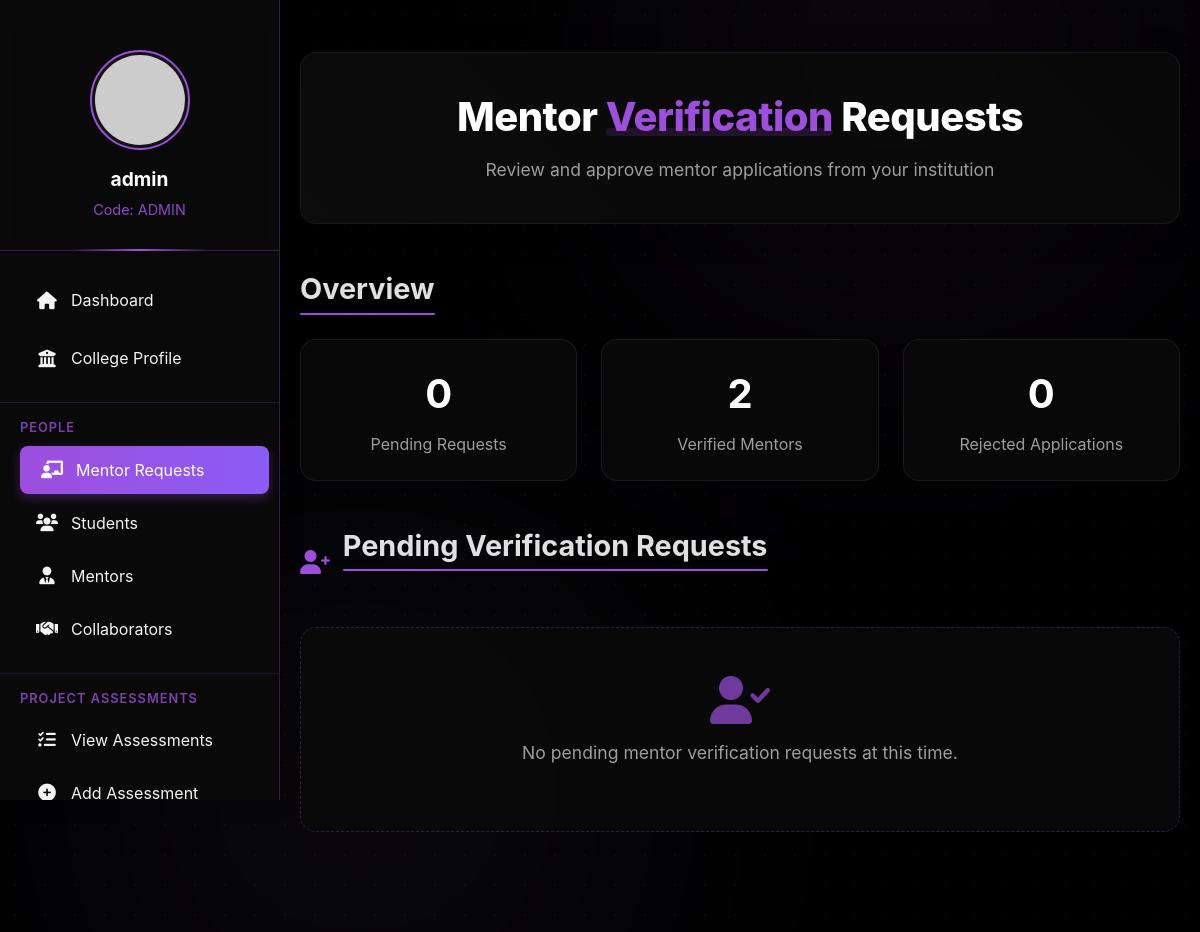
Before: /college/mentor-requests/ (signed in) with the older database file.
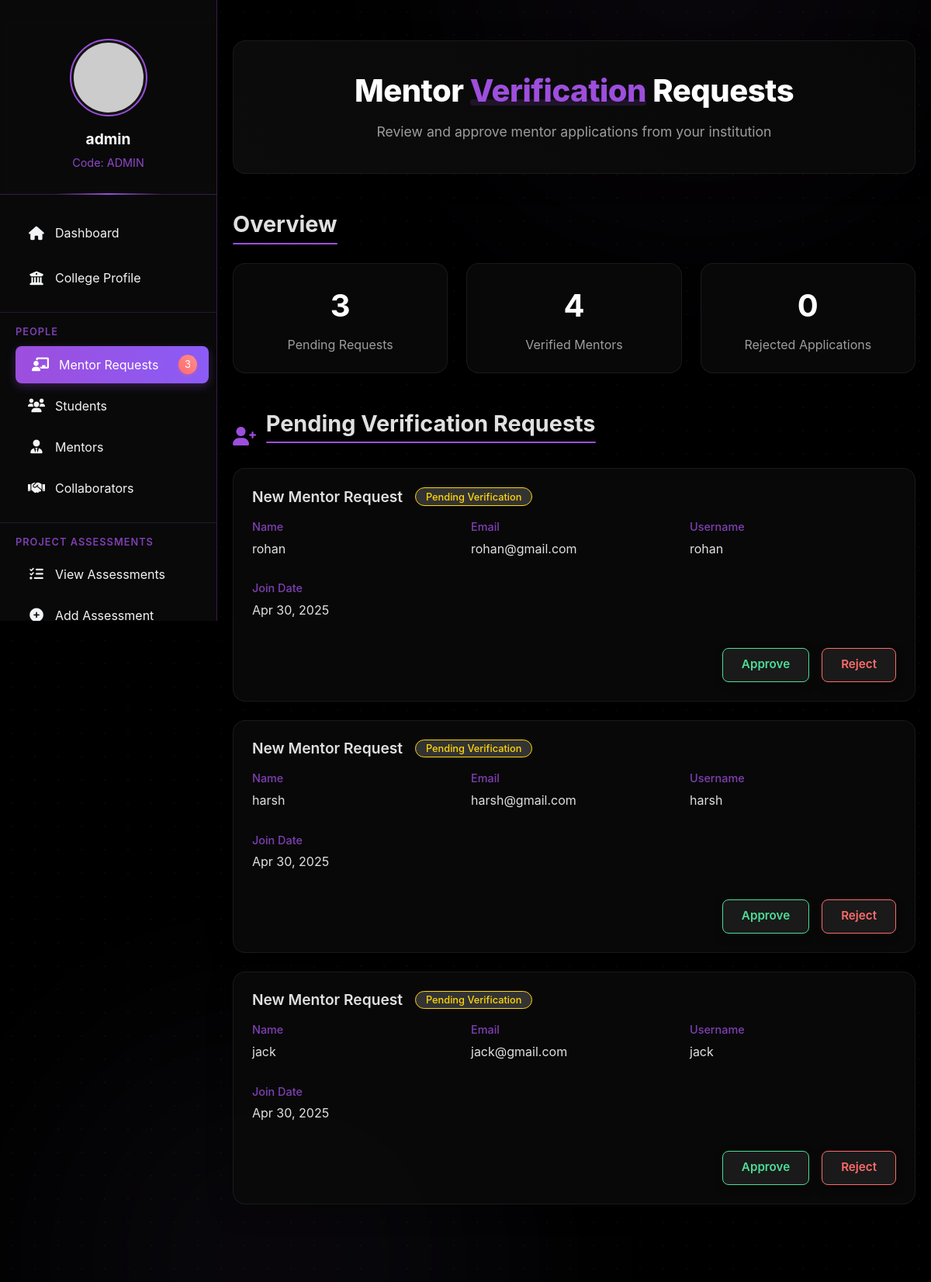
After: the same page with the newer database file.
### mentor/models.py (models this page shows, shortened)
class MentorProfile(models.Model):
    VERIFICATION_STATUS = (
        ('pending', 'Pending'),
        ('approved', 'Approved'),
        ('rejected', 'Rejected')
    )
    user = models.OneToOneField(User, on_delete=models.CASCADE, related_name='mentor_profile')
    full_name = models.CharField(max_length=200, blank=True, null=True)
    college = models.ForeignKey('college.CollegeProfile', on_delete=models.SET_NULL, related_name='mentors', null=True, blank=True)
    profile_picture = models.ImageField(upload_to='mentor_profiles/', null=True, blank=True)
    phone = models.CharField(max_length=15, blank=True, null=True)
    highest_qualification = models.CharField(max_length=200, blank=True, null=True)
    university = models.CharField(max_length=200, blank=True, null=True)
    specialization = models.CharField(max_length=200, blank=True, null=True)
    current_role = models.CharField(max_length=200, blank=True, null=True)
    experience_years = models.IntegerField(default=0)
    teaching_branch = models.CharField(max_length=200, blank=True, null=True)
    expertise_areas = models.TextField(blank=True, null=True)
    bio = models.TextField(blank=True, null=True)
    linkedin = models.URLField(blank=True, null=True)
    website = models.URLField(blank=True, null=True)
    verification_status = models.CharField(max_length=20, choices=VERIFICATION_STATUS, default='pending')
    verification_date = models.DateTimeField(null=True, blank=True)
    created_at = models.DateTimeField(auto_now_add=True)
    updated_at = models.DateTimeField(auto_now=True)

### college/views.py (the view)
# urls.py: path('mentor-requests/', views.mentor_requests, name='mentor_requests'),
@login_required
def mentor_requests(request):
    profile = CollegeProfile.objects.get(user=request.user)
    pending_mentors = MentorProfile.objects.filter(
        college=profile,
        verification_status='pending'
    )
    pending_count = pending_mentors.count()
    verified_mentors = MentorProfile.objects.filter(
        college=profile,
        verification_status='approved'
    ).count()
    rejected_mentors = MentorProfile.objects.filter(
        college=profile,
        verification_status='rejected'
    ).count()
    context = {
        'profile': profile,
        'pending_mentors': pending_mentors,
        'pending_count': pending_count,
        'verified_mentors': verified_mentors,
        'rejected_mentors': rejected_mentors
    }
    return render(request, 'college/mentor_requests.html', context)

### college/templates/college/mentor_requests.html (shortened to what this page needs)
{% extends 'college/base.html' %}
{% block content %}
<div class="dashboard-container">
    <div class="welcome-section">
        <h1>Mentor <span>Verification</span> Requests</h1>
        <p>Review and approve mentor applications from your institution</p>
    </div>
    <div class="stats-section">
        <h2>Overview</h2>
        <div class="stats-grid">
            <div class="stat-card">
                <div class="stat-number">{{ pending_count }}</div>
                <div class="stat-label">Pending Requests</div>
            </div>
            <div class="stat-card">
                <div class="stat-number">{{ verified_mentors }}</div>
                <div class="stat-label">Verified Mentors</div>
            </div>
            <div class="stat-card">
                <div class="stat-number">{{ rejected_mentors }}</div>
                <div class="stat-label">Rejected Applications</div>
            </div>
        </div>
    </div>
    <div class="mentor-requests">
        <div class="section-header">
            <i class="fas fa-user-plus"></i>
            <h2>Pending Verification Requests</h2>
        </div>
        {% if pending_mentors %}
            {% for mentor in pending_mentors %}
            <div class="mentor-card">
                <h3>
                    New Mentor Request
                    <span class="pending-badge">Pending Verification</span>
                </h3>
                <div class="mentor-info">
                    <div class="info-item">
                        <div class="info-label">Name</div>
                        <div class="info-value">{{ mentor.full_name }}</div>
                    </div>
                    <div class="info-item">
                        <div class="info-label">Email</div>
                        <div class="info-value">{{ mentor.user.email }}</div>
                    </div>
                    <div class="info-item">
                        <div class="info-label">Username</div>
                        <div class="info-value">{{ mentor.user.username }}</div>
                    </div>
                    <div class="info-item">
                        <div class="info-label">Join Date</div>
                        <div class="info-value">{{ mentor.user.date_joined|date:"M d, Y" }}</div>
                    </div>
                </div>
                <div class="mentor-actions">
                    <form method="POST" action="{% url 'verify_mentor' mentor.id %}">
                        <button type="submit" class="btn btn-approve">Approve</button>
                    </form>
                    <form method="POST" action="{% url 'verify_mentor' mentor.id %}">
                        <button type="submit" class="btn btn-reject">Reject</button>
                    </form>
                </div>
            </div>
            {% endfor %}
        {% else %}
            <div class="empty-state">
                <i class="fas fa-user-check"></i>
                <p>No pending mentor verification requests at this time.</p>
            </div>
        {% endif %}
    </div>
</div>
{% endblock %}

### college/templates/college/base.html (shortened to what this page needs)
<!DOCTYPE html>
<html lang="en">
<head>
    <link href="https://cdn.jsdelivr.net/npm/bootstrap@5.1.3/dist/css/bootstrap.min.css" rel="stylesheet">
    <link rel="stylesheet" href="https://cdnjs.cloudflare.com/ajax/libs/font-awesome/6.0.0/css/all.min.css">
</head>
<body>
    <div class="bg-elements">
        <div class="bg-gradient"></div>
        <div class="bg-gradient"></div>
        <div class="static-pattern"></div>
    </div>
    <div id="sidebar">
        <div class="profile-section">
            <img src="https://via.placeholder.com/100" alt="College Logo">
            <div class="college-name">{{ profile.college_name|default:"College Portal" }}</div>
            {% if profile.college_code %}
            <div class="college-code">Code: {{ profile.college_code }}</div>
            {% endif %}
        </div>
        <nav class="nav flex-column">
            <a class="nav-link {% if request.resolver_match.url_name == 'college_dashboard' %}active{% endif %}" href="{% url 'college_dashboard' %}">
                <i class="fas fa-home"></i> Dashboard
            </a>
            <a class="nav-link {% if request.resolver_match.url_name == 'college_profile' %}active{% endif %}" href="{% url 'college_profile' %}">
                <i class="fas fa-university"></i> College Profile
            </a>
            <div class="nav-section">
                <div class="nav-section-title">People</div>
                <div class="nav-item">
                    <a class="nav-link {% if 'mentor-requests' in request.path %}active{% endif %}" href="{% url 'mentor_requests' %}">
                        <i class="fas fa-chalkboard-teacher"></i> Mentor Requests
                        {% if pending_count > 0 %}
                        <span class="notification-badge">{{ pending_count }}</span>
                        {% endif %}
                    </a>
                </div>
                <a class="nav-link {% if request.resolver_match.url_name == 'registered_students' %}active{% endif %}" href="{% url 'registered_students' %}">
                    <i class="fas fa-users"></i> Students
                </a>
                <a class="nav-link {% if request.resolver_match.url_name == 'registered_mentors' %}active{% endif %}" href="{% url 'registered_mentors' %}">
                    <i class="fas fa-user-tie"></i> Mentors
                </a>
                <a class="nav-link {% if request.resolver_match.url_name == 'college_view_collaborators' %}active{% endif %}" href="{% url 'college_view_collaborators' %}">
                    <i class="fas fa-handshake"></i> Collaborators
                </a>
            </div>
            <div class="nav-section">
                <div class="nav-section-title">Project Assessments</div>
                <a class="nav-link {% if request.resolver_match.url_name == 'project_assessment_list' %}active{% endif %}" href="{% url 'project_assessment_list' %}">
                    <i class="fas fa-tasks"></i> View Assessments
                </a>
                <a class="nav-link {% if request.resolver_match.url_name == 'add_project_assessment' %}active{% endif %}" href="{% url 'add_project_assessment' %}">
                    <i class="fas fa-plus-circle"></i> Add Assessment
                </a>
            </div>
        </nav>
    </div>
    <div id="content">
        {% block content %}{% endblock %}
    </div>
</body>
</html>

Changed rows visible on the page:
added MentorProfile: full_name "rohan", user.email "rohan@gmail.com", user.username "rohan", user.date_joined "Apr 30, 2025"
added MentorProfile: full_name "harsh", user.email "harsh@gmail.com", user.username "harsh", user.date_joined "Apr 30, 2025"
added MentorProfile: full_name "jack", user.email "jack@gmail.com", user.username "jack", user.date_joined "Apr 30, 2025"
Other visible differences:
{{ pending_count }}: (not shown) → "3"
{{ pending_count }}: "0" → "3"
{{ verified_mentors }}: "2" → "4"
text no longer shown: "No pending mentor verification requests at this time."
